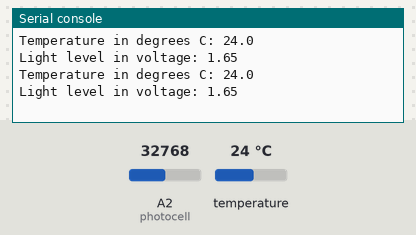
This program was run on a simulated CircuitPython board. On the bench: the last lines printed to the serial console. The inputs (shaded band) are chosen by the test bench; at power-on: temperature 24 °C, A2 (photocell) = 32768 (analog values on the 0–65535 scale).

Above: at 1.2 s.
1.3 s: temperature set to 12 °C
At 2.6 s:
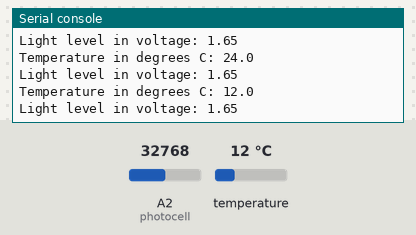
2.8 s: A2 (photocell) set to 45874
At 3.7 s:
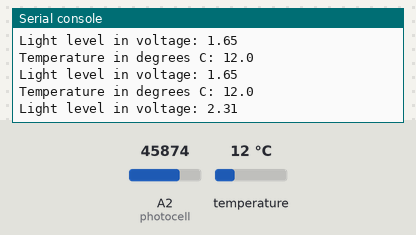
4.3 s: temperature set to 19 °C
At 5.3 s:
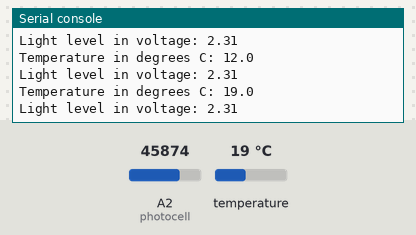
5.8 s: A2 (photocell) set to 57670
At 6.8 s:
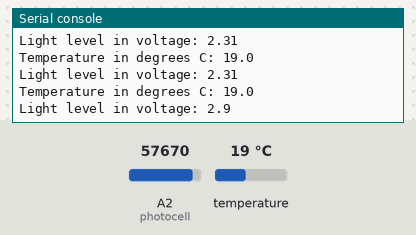
Timing chart, 0 to 8.3 s (numbered marks = the images above; inputs shaded):
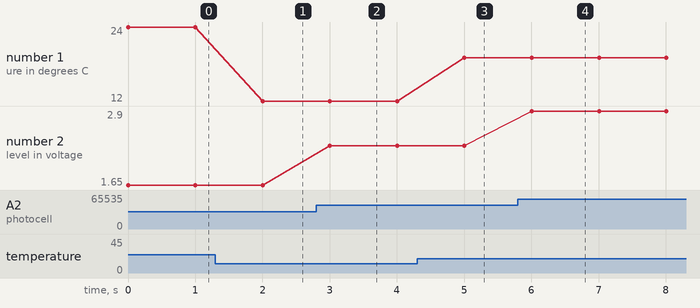

The program:

006_analog_test.py
```python
# Basic Analog Sensor Test
import board
import time
import adafruit_thermistor
import analogio

thermistor = adafruit_thermistor.Thermistor(board.A1, 10000.0, 10000.0, 25.0, 3950.0, high_side=False)
photocell = analogio.AnalogIn(board.A2)

def voltage(value):
    return round((value * 3.3) / 65536, 2)

while True:
    print("Temperature in degrees C:", thermistor.temperature)
    print("Light level in voltage:", voltage(photocell.value))
    time.sleep(1.0)
```

Measured:
- after the input at 1.3 s, the serial console: prints a new line after 0.70 s (image 1)
- after the input at 2.8 s, the serial console: prints a new line after 0.20 s (image 2)
- after the input at 4.3 s, the serial console: prints a new line after 0.70 s (image 3)
- after the input at 5.8 s, the serial console: prints a new line after 0.21 s (image 4)
- plotted number 1: 24 → 12 after the input at 1.3 s, 12 → 19 after the input at 4.3 s
- plotted number 2: 1.65 → 2.31 after the input at 2.8 s, 2.31 → 2.9 after the input at 5.8 s
